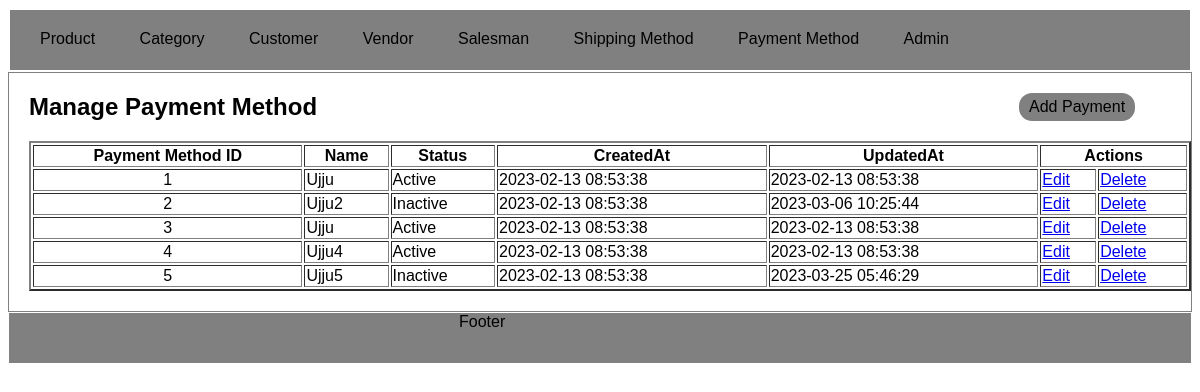
The app's page /index.php?c=payment&a=grid with its own data.
### tables this page shows
CREATE TABLE `payment` (
  `payment_id` int(11) NOT NULL,
  `name` varchar(255) NOT NULL,
  `status` enum('1','2') NOT NULL,
  `created_at` datetime DEFAULT NULL,
  `updated_at` datetime DEFAULT NULL
);

### Model/Core/View.php (called while the page is built, shortened)
<?php
class Model_Core_View
{
	protected $template = Null;
	protected $data = [];
	public function __get($key)
	{
		return $this->data[$key];
	}
	public function setTemplate($path)
	{
		$this->template = $path;
		return $this;
	}
	public function getTemplate()
	{
		return $this->template;
	}
	public function setData($data)
	{
		$this->data = $data;
		return $this;
	}
	public function render()
	{
		require_once 'View'.DS.$this->getTemplate();
	}
}

### Controller/Core/Action.php (called while the page is built, shortened)
<?php
class Controller_Core_Action
{
	protected $view = Null;
	public function setView($view)
	{
		$this->view = $view;
		return $this;
	}
	public function getView()
	{
		if($this->view){
			return $this->view;
		}
		$view = new Model_Core_View();
		return $view;
	}
	public function render()
	{
		$this->getView()->render();
	}
}

### Controller/Payment.php (called while the page is built, shortened)
<?php
class Controller_Payment extends Controller_Core_Action
{
	public function gridAction()
	{
        $sql = "SELECT * FROM `payment`";
        $payments = Ccc::getModel('Payment_Row')->fetchAll($sql);
		$this->render();
	}
}
?>

### Index.php (called while the page is built, shortened)
<?php
class Ccc
{
	static function init()
	{
		$front = new Controller_Core_Front();
		$front->init();
	}
}
Ccc :: init();
?>

### Model/Core/Table/Row.php (called while the page is built, shortened)
<?php
class Model_Core_Table_Row
{
	protected $data = [];
	public function __get($key)
	{
		return $this->data[$key];
	}
	public function getStatusText()
	{
		$statuses = $this->getTable()->getStatusOptions();
		if(array_key_exists($this->status, $statuses)){
			return $statuses[$this->status];
		}
		return $statuses[Model_Core_Table::STATUS_DEFAULT];
	}
	public function setTable($tableModel){
		return $this;
	}
	public function getTable()
	{
		$tableModel = new $model();
		return $tableModel;
	}
	public function fetchAll($sql)
	{
		$arrayData = $this->getTable()->fetchAll($sql);
		return $arrayData;
	}
	public function setData(array $data)
	{
		$this->data = array_merge($this->data,$data);
		return $this;
	}
}

### Model/Core/Adapter.php (called while the page is built, shortened)
<?php
class Model_Core_Adapter
{
	protected $config = [
		'servername' => 'localhost',
		'username' => 'root',
		'password' => '',
		'dbname' => 'project-ujjawal-rajyaguru-04-average'
	];
	public function connect()
	{
		$this->conn = mysqli_connect($this->config['servername'],$this->config['username'],$this->config['password'],$this->config['dbname']);
		return $this->conn;
	}
	public function query($sql)
	{
		$connect = $this->connect();
		return $connect->query($sql);
	}
	public function fetchAll($sql)
	{
		$result = $this->query($sql);
		return $result->fetch_all(MYSQLI_ASSOC);
	}
}

### Model/Core/Table.php (called while the page is built, shortened)
<?php
class Model_Core_Table
{
	public function getStatusOptions()
	{
		return [
			self::STATUS_ACTIVE => self::STATUS_ACTIVE_lBl,
			self::STATUS_INACTIVE => self::STATUS_INACTIVE_lBl
		];
	}
	public function getAdapter()
	{
		$adapter = new Model_Core_Adapter();
		return $adapter;
	}
	public function setTableName($tableName)
	{
		return $this;
	}
	public function setPrimaryKey($primaryKey)
	{
		return $this;
	}
	public function fetchAll($query)
	{
		$adapter = $this->getAdapter();
		$result = $adapter->fetchAll($query);
		return $result;
	}
}

### View/payment_method/grid.phtml (the view, shortened to what this page needs)
<?php
$payments = $this->payments;
?>
<!DOCTYPE html>
<html lang="en">
<head>
    <link rel="stylesheet" type="text/css" href="View/skin/style.css">
</head>
<body>
    <?php require_once 'View/html/header.phtml' ?>
    <div class="content-main">
        <div class="content">
            <h2>Manage Payment Method</h2>
            <a href="<?php print_r($url->getUrl('add')); ?>">Add Payment</a>
        </div>
        <table border="2px" width="100%">
            <tr>
                <th>Payment Method ID</th>
                <th>Name</th>
                <th>Status</th>
                <th>CreatedAt</th>
                <th>UpdatedAt</th>
                <th colspan="2">Actions</th>
            </tr>
            <?php if(is_array($payments)): ?>
                <?php foreach($payments as $payment): ?>
                <tr>
                    <td><center><?php echo $payment->payment_id ?></center></td>
                    <td><?php echo $payment->name ?></td>
                    <td><?php echo $payment->getStatusText() ?></td>
                    <td><?php echo $payment->created_at ?></td>
                    <td><?php echo $payment->updated_at ?></td>
                    <td><a href="<?php print_r($url->getUrl('edit',Null,['id'=>$payment->payment_id])); ?>">Edit</a></td>
                    <td><a href="<?php print_r($url->getUrl('delete',Null,['id'=>$payment->payment_id])); ?>">Delete</a></td>
                </tr>
                <?php endforeach; ?>
            <?php else: ?>
                <tr>
                    <td colspan="7">No records available.</td>
                </tr>
            <?php endif; ?>
        </table>
    </div>
    <?php require_once 'View/html/footer.phtml'; ?>
</body>
</html>

### View/skin/style.css (style rules this page uses)
* { font-family: Arial, Helvetica, sans-serif; }
.content-main { border: 1px solid grey; padding-left: 20px; padding-bottom: 20px; }
.content { display: flex; }
.content a { margin: 18px 0px 18px 850px; border: 2px solid white; background-color: grey; border-radius: 15px; padding: 5px 10px; text-decoration: none; color: black; }

### View/payment_method/grid.phtml (style rules this page uses)
.content a { margin: 18px 0px 18px 700px; }

### records on screen
payment: payment_id "1", name "Ujju", status "Active", created_at "2023-02-13 08:53:38", updated_at "2023-02-13 08:53:38"
payment: payment_id "2", name "Ujju2", status "Inactive", created_at "2023-02-13 08:53:38", updated_at "2023-03-06 10:25:44"
payment: payment_id "3", name "Ujju", status "Active", created_at "2023-02-13 08:53:38", updated_at "2023-02-13 08:53:38"
payment: payment_id "4", name "Ujju4", status "Active", created_at "2023-02-13 08:53:38", updated_at "2023-02-13 08:53:38"
payment: payment_id "5", name "Ujju5", status "Inactive", created_at "2023-02-13 08:53:38", updated_at "2023-03-25 05:46:29"
